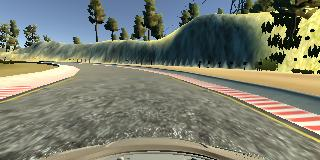
#> input picture Testing/image.jpg, 320 x 160 px
$ python random_flip.py
#> lines starting #> are read from the running program, lines starting #| are printed output that depends on the picture
import cv2

image = cv2.imread("image.jpg")
#> image is the input picture: shape (160, 320, 3); mean B, G, R 111, 126.4, 123.9

image_flipped = cv2.flip(image, 1)
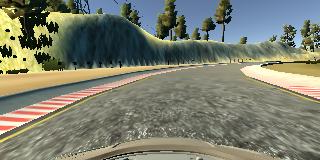
#> image_flipped: shape (160, 320, 3); mean B, G, R 111, 126.4, 123.9

cv2.imshow("Image Flipped", image_flipped)
cv2.imshow("Original_Image", image)
cv2.waitKey(0)
cv2.destroyAllWindows()
